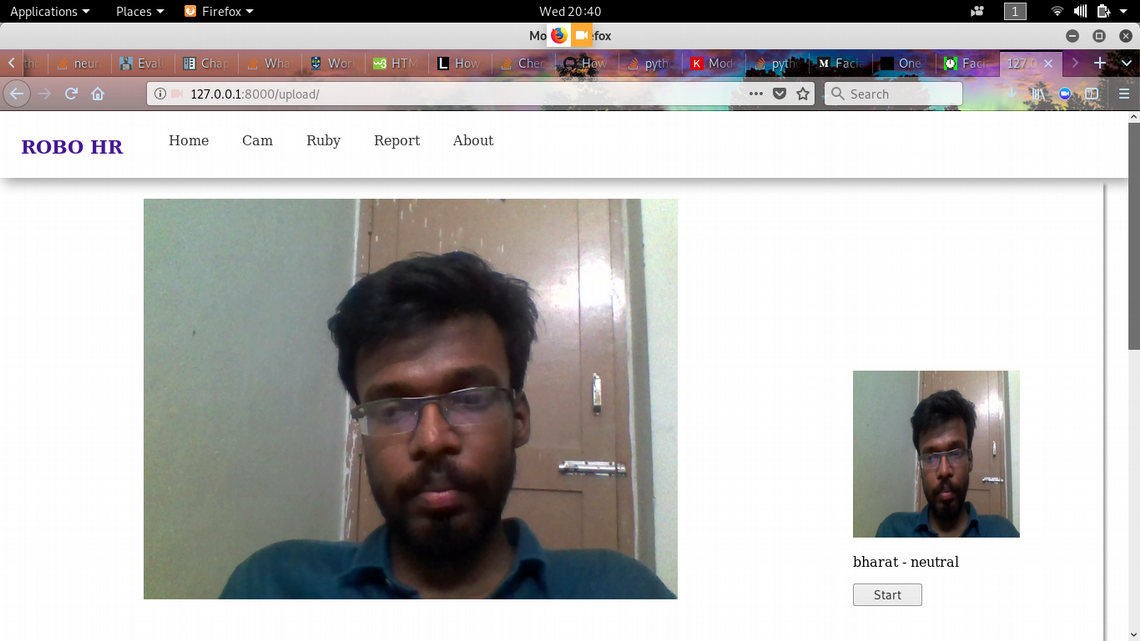
#> input picture example.png, 1140 x 641 px, given in place of 2018-05-07-131520.jpg, which was not available
$ python face_classification.py
#> lines starting #> are read from the running program, lines starting #| are printed output that depends on the picture; after the words box and inside, x2 and y2 are one past the last pixel; in counts of white or black regions, pixels touching at a corner belong together; pictures that were not available may be replaced by others from this repository, and a replacement may not be noted
import numpy as np
import cv2
import os

def check_model(img):

#> called with img = '/root/Pictures/2018-05-07-131520.jpg'
	frame_m = cv2.imread(img)
#> frame_m is the input picture: shape (641, 1140, 3); mean B, G, R 183.3, 184.5, 186.6

	frame = cv2.cvtColor(frame_m,cv2.COLOR_BGR2GRAY)
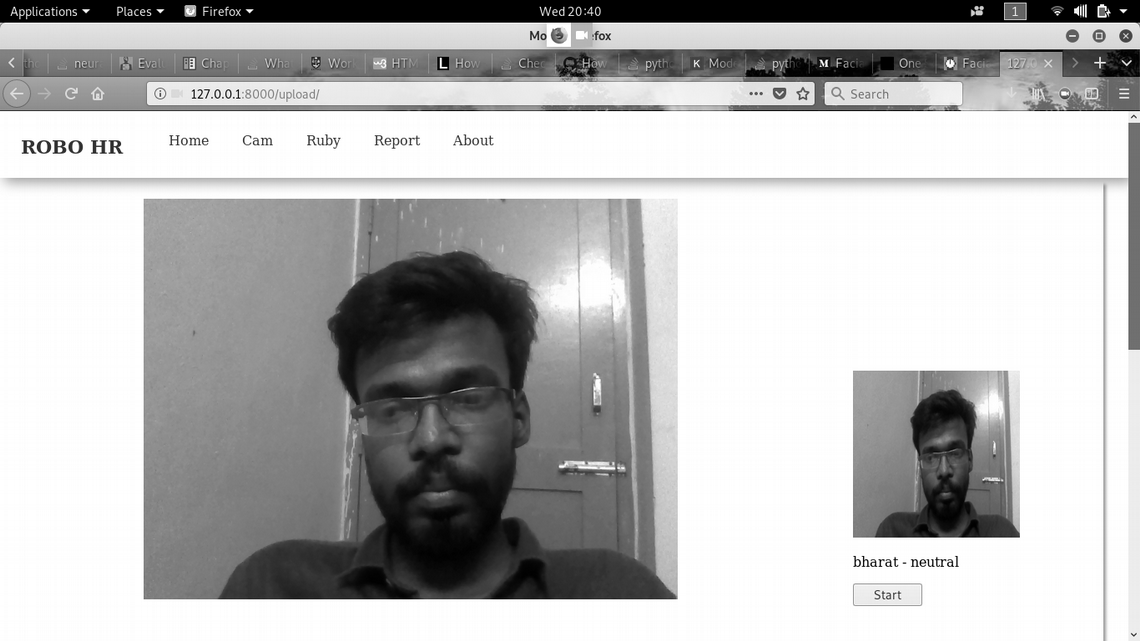
#> frame: shape (641, 1140); min 0, max 255, mean 185

	frame = cv2.equalizeHist(frame)
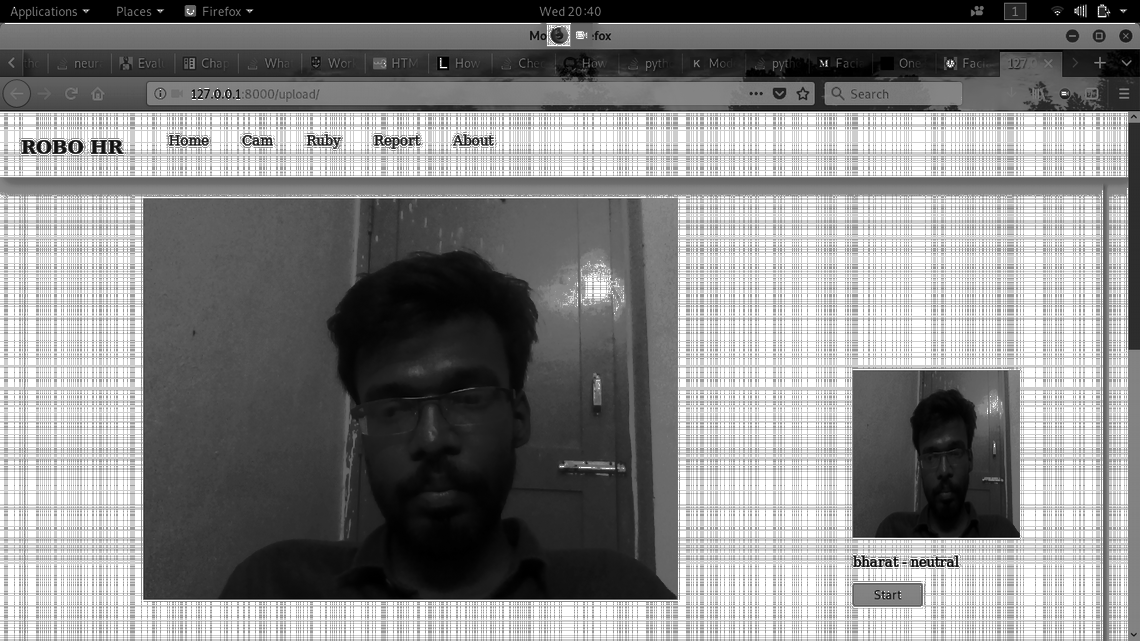
#> frame: shape (641, 1140); min 0, max 255, mean 134
	clahe = cv2.createCLAHE(clipLimit=2.0, tileGridSize=(8,8))
	frame = clahe.apply(frame)
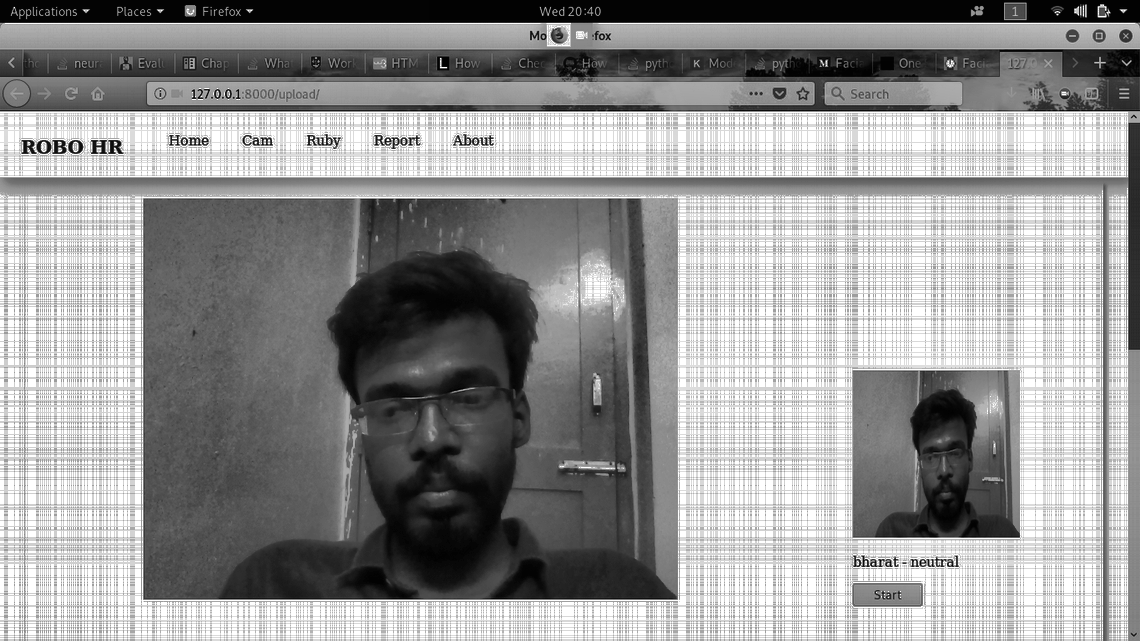
#> frame: shape (641, 1140); min 1, max 255, mean 148.8


	face_cascade =   cv2.CascadeClassifier('haarcascades/haarcascade_frontalface_alt.xml')
	profile_cascade = cv2.CascadeClassifier('haarcascades/haarcascade_profileface.xml')

	faces = face_cascade.detectMultiScale(frame,1.2,10)
#> faces = [[908, 426, 73, 73], [328, 315, 215, 215]]
	# faces_alt = face_alt_cascade.detectMultiScale(gray,1.3,5)
	profiles = profile_cascade.detectMultiScale(frame,1.2,10)
#> profiles = ()

	print(len(faces))
#| 2
	print(len(profiles))
#| 0

	for (x,y,w,h) in faces:
		cv2.rectangle(frame_m,(x,y),(x+w,y+h),(0,255,0),1)
#> this loop made 2 passes
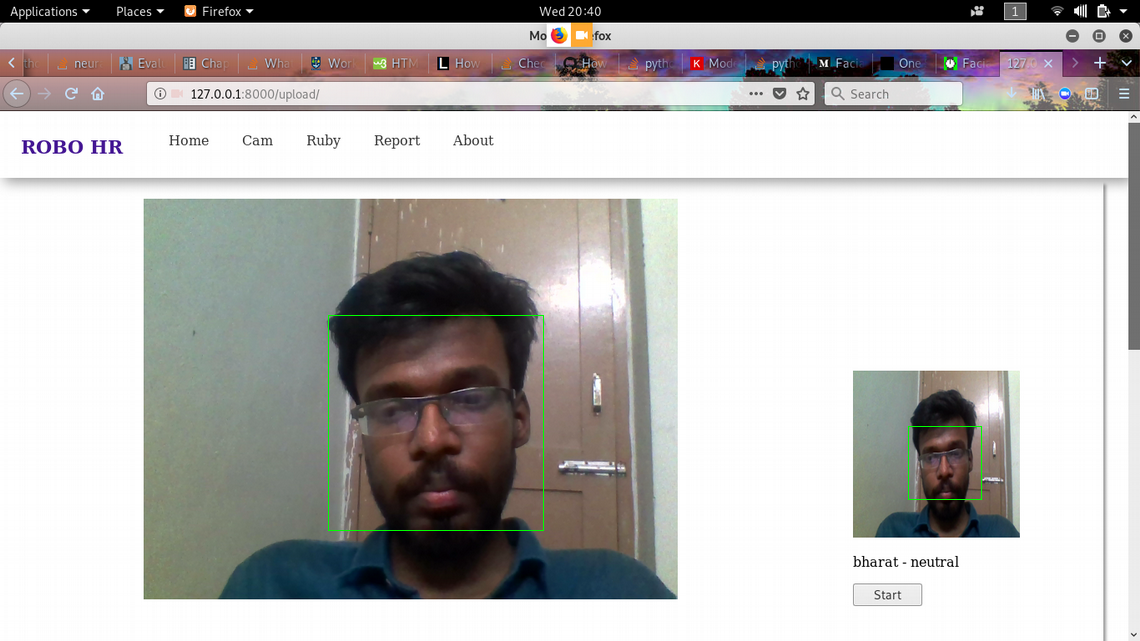
#> frame_m: shape (641, 1140, 3); 0.16% of pixels changed, all inside (x1, y1, x2, y2) = (328, 315, 982, 531)

	for (x,y,w,h) in profiles:
		cv2.rectangle(frame_m,(x,y),(x+w,y+h),(0,255,0),1)
#> this loop made 0 passes
	cv2.imshow('live',frame_m)
	cv2.waitKey(5000)
	cv2.destroyAllWindows()

def main():
	check_model('/root/Pictures/2018-05-07-131520.jpg')
	# [4 lines of commented-out code are left out]

if __name__ == '__main__':
	main()

$ run again, on RoboHR/file1.jpg
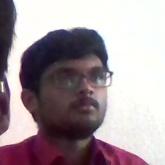
#> input picture RoboHR/file1.jpg, 165 x 165 px, given in place of 2018-05-07-131520.jpg, which was not available
#> in check_model, frame_m is the input picture: shape (165, 165, 3); mean B, G, R 158.8, 153.2, 166.2
#> in check_model, `frame = clahe.apply(frame)`:
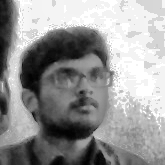
#> frame: shape (165, 165); min 2, max 255, mean 150.3
#> faces = [[47, 48, 71, 71]]
#> profiles = ()
#| 1
#| 0
#> the loop in check_model, `for (x,y,w,h) in faces:` made 1 pass
#> after the loop in check_model, `for (x,y,w,h) in faces:`:
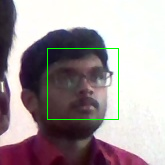
#> frame_m: shape (165, 165, 3); 1.04% of pixels changed, all inside (x1, y1, x2, y2) = (47, 48, 119, 120)

$ run again, on RoboHR/new.png
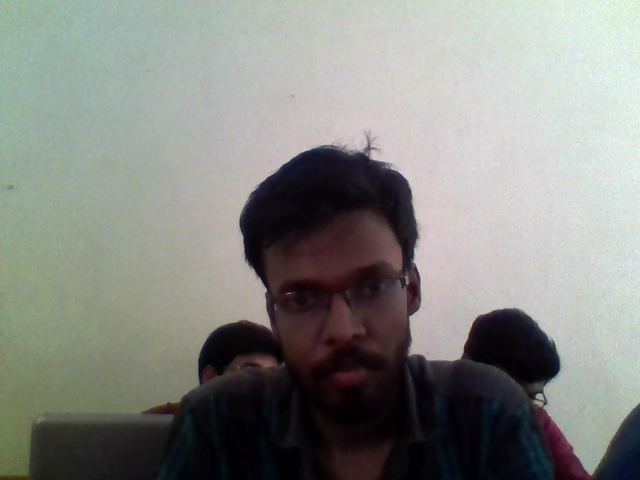
#> input picture RoboHR/new.png, 640 x 480 px, given in place of 2018-05-07-131520.jpg, which was not available
#> in check_model, frame_m is the input picture: shape (480, 640, 3); mean B, G, R 131.4, 136.4, 134.7
#> in check_model, `frame = cv2.equalizeHist(frame)`:
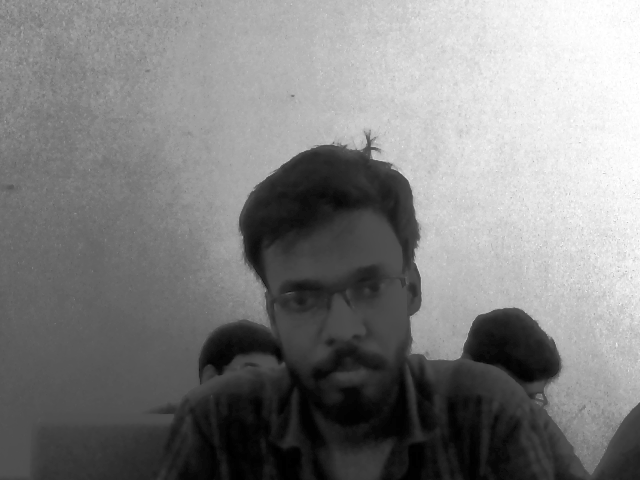
#> frame: shape (480, 640); min 0, max 255, mean 128.2
#> in check_model, `frame = clahe.apply(frame)`:
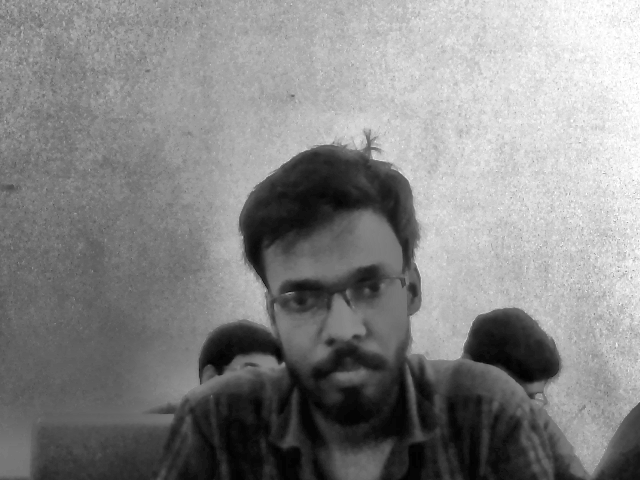
#> frame: shape (480, 640); min 2, max 255, mean 133.3
#> faces = ()
#| 0
#| 0
